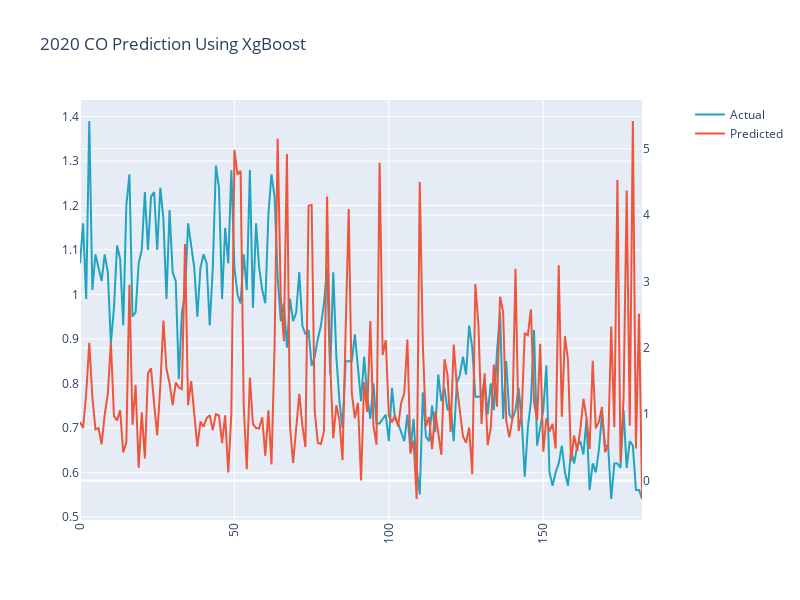

The notebook cell saved with this chart:
### Code cell
import plotly.graph_objects as go
from plotly.subplots import make_subplots

trace1 = go.Scatter(
   
    y=df_xg.iloc[:,-1],
    name="Actual",
    marker=dict(
        color='rgb(34,163,192)'
               )
)
trace2 = go.Scatter(
    y=df_xg.iloc[:,0],
    
    name='Predicted',
    yaxis='y2'

)
fig = make_subplots(specs=[[{"secondary_y": True}]])
fig.add_trace(trace1)
fig.add_trace(trace2,secondary_y=True)
fig['layout'].update(height = 600, width = 800, title = "2020 CO Prediction Using XgBoost",xaxis=dict(
      tickangle=-90
    ))
fig.show()

### Figure 1 — Plotly figure (JSON) as saved in the notebook; plotly's stock layout.template omitted (floating-point values rounded to 4 significant figures; data arrays with more than 128 entries replaced by an {"elided": "..."} marker saying what was removed)
{"data": [{"marker": {"color": "rgb(34,163,192)"}, "name": "Actual", "type": "scatter", "y": {"elided": "183 float values"}}, {"name": "Predicted", "type": "scatter", "xaxis": "x", "y": {"elided": "183 float values"}, "yaxis": "y2"}], "layout": {"height": 600, "title": {"text": "2020 CO Prediction Using XgBoost"}, "width": 800, "xaxis": {"anchor": "y", "domain": [0, 0.94], "tickangle": -90}, "yaxis": {"anchor": "x", "domain": [0, 1]}, "yaxis2": {"anchor": "x", "overlaying": "y", "side": "right"}}}
